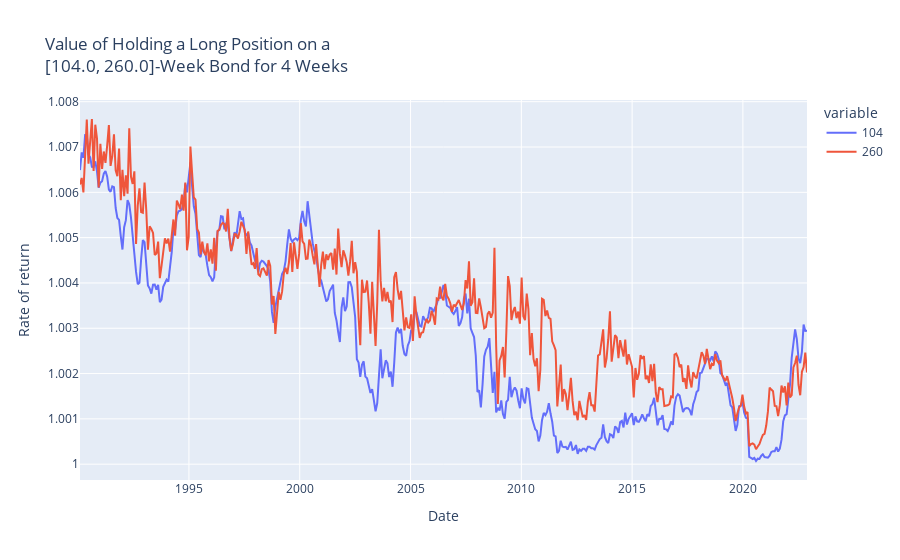

The code cell stored with this chart in its notebook:
### Code cell
plot_val(tenor=[104., 260.])

### Figure 1 — Plotly figure (JSON) as saved in the notebook; plotly's stock layout.template omitted (floating-point values rounded to 4 significant figures; data arrays with more than 128 entries replaced by an {"elided": "..."} marker saying what was removed)
{"data": [{"hovertemplate": "variable=104<br>Date=%{x}<br>Rate of return=%{y}<extra></extra>", "legendgroup": "104", "line": {"color": "#636efa", "dash": "solid"}, "marker": {"symbol": "circle"}, "mode": "lines", "name": "104", "orientation": "v", "showlegend": true, "type": "scatter", "x": {"elided": "429 str values"}, "xaxis": "x", "y": {"elided": "429 float values"}, "yaxis": "y"}, {"hovertemplate": "variable=260<br>Date=%{x}<br>Rate of return=%{y}<extra></extra>", "legendgroup": "260", "line": {"color": "#EF553B", "dash": "solid"}, "marker": {"symbol": "circle"}, "mode": "lines", "name": "260", "orientation": "v", "showlegend": true, "type": "scatter", "x": {"elided": "429 str values"}, "xaxis": "x", "y": {"elided": "429 float values"}, "yaxis": "y"}], "layout": {"autosize": true, "legend": {"title": {"text": "variable"}, "tracegroupgap": 0}, "title": {"text": "Value of Holding a Long Position on a<br>[104.0, 260.0]-Week Bond for 4 Weeks"}, "xaxis": {"anchor": "y", "autorange": true, "domain": [0, 1], "range": ["1990-01-31", "2022-11-23"], "title": {"text": "Date"}, "type": "date"}, "yaxis": {"anchor": "x", "autorange": true, "domain": [0, 1], "range": [0.9997, 1.008], "title": {"text": "Rate of return"}, "type": "linear"}}}
